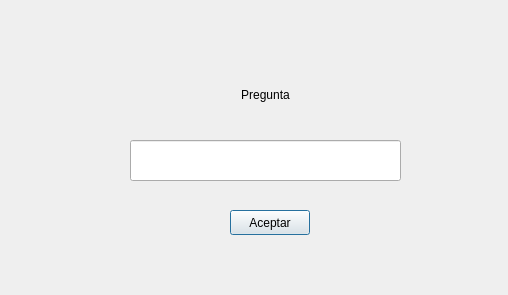
<?xml version="1.0" encoding="UTF-8"?>
<ui version="4.0">
 <class>Final</class>
 <widget class="QDialog" name="Final">
  <property name="geometry">
   <rect>
    <x>0</x>
    <y>0</y>
    <width>508</width>
    <height>295</height>
   </rect>
  </property>
  <property name="windowTitle">
   <string>Dialog</string>
  </property>
  <widget class="QPushButton" name="btnAceptar">
   <property name="geometry">
    <rect>
     <x>230</x>
     <y>210</y>
     <width>80</width>
     <height>25</height>
    </rect>
   </property>
   <property name="text">
    <string>Aceptar</string>
   </property>
  </widget>
  <widget class="QLabel" name="lblPregunta">
   <property name="geometry">
    <rect>
     <x>80</x>
     <y>70</y>
     <width>371</width>
     <height>51</height>
    </rect>
   </property>
   <property name="text">
    <string>&lt;html&gt;&lt;head/&gt;&lt;body&gt;&lt;p&gt;Pregunta&lt;/p&gt;&lt;/body&gt;&lt;/html&gt;</string>
   </property>
   <property name="alignment">
    <set>Qt::AlignCenter</set>
   </property>
  </widget>
  <widget class="QLineEdit" name="txtLine">
   <property name="geometry">
    <rect>
     <x>130</x>
     <y>140</y>
     <width>271</width>
     <height>41</height>
    </rect>
   </property>
  </widget>
 </widget>
 <resources/>
 <connections/>
</ui>
